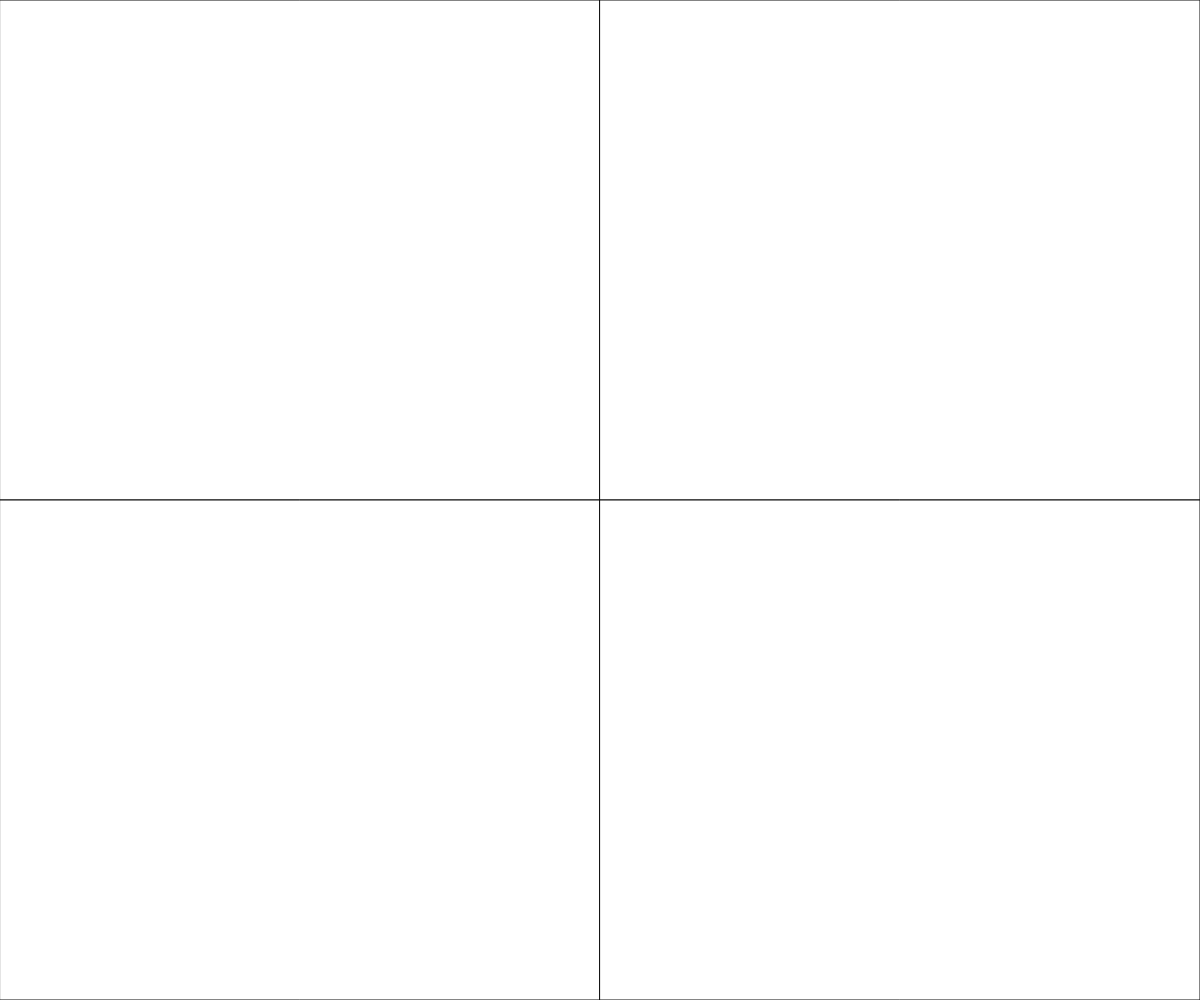
Frame 1 (no input)
Frame 60 (no input): identical to frame 1, image omitted
Frame 120 (the mouse pressed at the canvas centre since frame 60): identical to frame 1, image omitted

The p5.js sketch that drew this single still picture (run headless with seeded random() and noise() and a simulated clock; from frame 60 on, the mouse is pressed at the canvas centre):

// p5.js sketch
// ── sketch.js
// Rollovers
//Ben Schoenfeld
//May 9th, 2022
//Moving the cursor into into any of the four tiles and change the colour


//Global varibales for each quadrant
let fillTopLeft = 255;
let fillBottomLeft =255;
let fillTopRight = 255;
let fillBottomRight = 255;

function setup() {
  createCanvas(windowWidth, windowHeight);
}

function draw() {
  background(255);
  drawQuadrants();
  changeColours();
  
}
function drawQuadrants(){
  fill(255);
  stroke(10);
  //top left
  rect(0,0, width/2, height/2);
  //top right
  rect(width/2, 0, width/2, height/2);
  //bottom left
  rect(0, height/2, width/2, height/2);
  //bottom right
  rect(width/2, height/2, width/2, height/2);

}
function changeColours(){
  fillBottomLeft += 8;
  fillBottomRight += 8;
  fillTopLeft += 8;
  fillTopRight += 8;
//if statements to determine cursor position

//bottom right
if (mouseX > width / 2 && mouseY > height / 2) {
  fillBottomRight = 0;
}
//bottom left
if (mouseX < width /2 && mouseY >= height/2){
  fillBottomLeft = 0;
}


  

}
